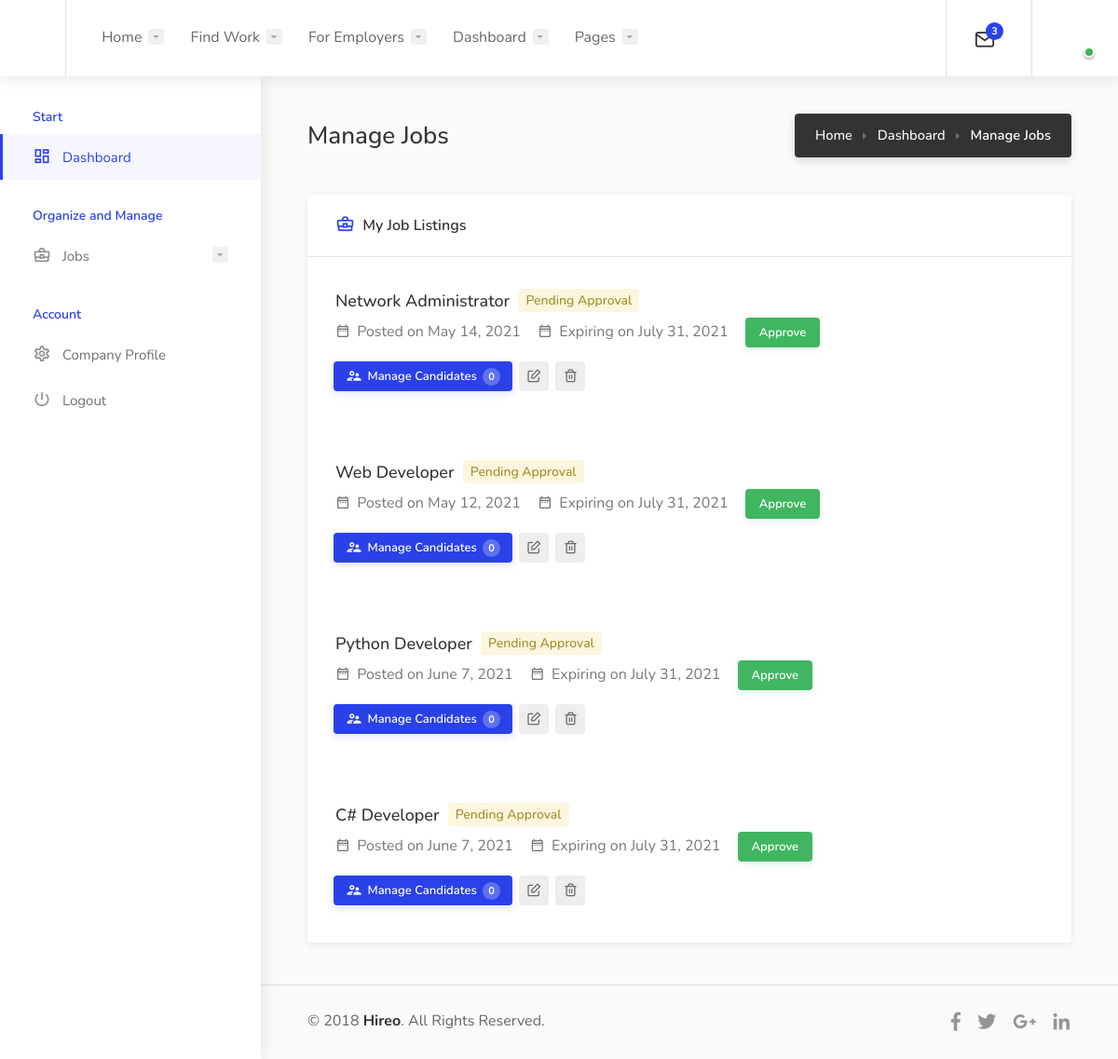
The app's page /manage-job/ (signed in) with its own data.
### techjobi/models.py (models this page shows)
class JobPost(models.Model):
    job_title = models.CharField(max_length=255, blank=True)
    job_type_choices = [
        ('Full Time', 'Full Time'),
        ('Part Time', 'Part Time'),
        ('Temporary', 'Temporary'),
    ]
    job_type = models.CharField(
        max_length=50,
        choices=job_type_choices
    )
    job_category_choices = [
        ('Hardware', 'Hardware'),
        ('Software/Web Development', 'Software/Web Development'),
        ('Data Science', 'Data Science'),
        ('Product Development-digital banking', 'Product development-digital banking'),
        ('Process ', 'Process'),
        ('Support specialist', 'Support specialist'),
    ]
    job_category = models.CharField(
        max_length=100,
        choices=job_category_choices
    )
    company_name = models.CharField(max_length=255, blank=True)
    location = models.CharField(max_length=255, blank=True)
    salary1 = models.FloatField(blank=True)
    salary2 = models.FloatField(blank=True)
    tags = models.CharField(max_length=255, blank=True)
    job_description = models.TextField( blank=True)
    file_upload = models.FileField(blank=True)
    status_choices = [
        ('Approved', 'Approved'),
        ('Expired', 'Expired'),
    ]
    status = models.CharField(
        max_length=50,
        default= 'Pending Approval',
        blank=True,
        choices=status_choices
    )
    deadline = models.DateField(null=True, blank=True )
    entry_date = models.DateField(auto_now_add=True )
    update_date = models.DateField(auto_now=True)
    class Meta:
        db_table = 'post'

### techjobi/views.py (the view)
# urls.py: path('manage-job/', views.manage_job, name='manage_job'),
@login_required(login_url ='index')
def manage_job(request):
    username = request.user
    company_details = Company.objects.get(username=username)
    company_name = company_details.company_name
    job_details = JobPost.objects.filter(company_name=company_name)
    context = {"job_details":job_details}
    return render(request, 'job/dashboard-manage-jobs.html', context)

### techjobi/templates/job/dashboard-manage-jobs.html (shortened to what this page needs)
{% extends "base/base.html" %}
{% load widget_tweaks %}
{% load crispy_forms_tags %}
{% load static %}
		{% block header %}
		{% include "base/header.html" %}
		{% endblock %}
		{% block content %}
<div class="dashboard-container">
	{% block dash-sidebar %}
	{% include "base/dash-sidebar.html" %}
	{% endblock %}
	<div class="dashboard-content-container" data-simplebar>
		<div class="dashboard-content-inner" >
			<div class="dashboard-headline">
				<h3>Manage Jobs</h3>
				<nav id="breadcrumbs" class="dark">
					<ul>
						<li><a href="#">Home</a></li>
						<li><a href="#">Dashboard</a></li>
						<li>Manage Jobs</li>
					</ul>
				</nav>
			</div>
			<div class="row">
				<div class="col-xl-12">
					<div class="dashboard-box margin-top-0">
						<div class="headline">
							<h3><i class="icon-material-outline-business-center"></i> My Job Listings</h3>
						</div>
						{% for items in job_details %}
						<div class="content">
							<ul class="dashboard-box-list">
								<li>
									<div class="job-listing">
										<div class="job-listing-details">
											<div class="job-listing-description">
												{% if items.status == 'Approved' %}
												<h3 class="job-listing-title"><a href="#">{{items.job_title}}</a> <span class="dashboard-status-button green"> {{items.status}}</span></h3>
												{% elif items.status ==  'Pending Approval' %}
												<h3 class="job-listing-title"><a href="#">{{items.job_title}}</a> <span class="dashboard-status-button yellow">{{items.status}}</span></h3>
												{% else %}
												<h3 class="job-listing-title"><a href="#">{{items.job_title}}</a> <span class="dashboard-status-button red">{{items.status}}</span></h3>
												{% endif %}
												<div class="job-listing-footer">
													<ul>
														<li><i class="icon-material-outline-date-range"></i> Posted on {{items.entry_date}}</li>
														<li><i class="icon-material-outline-date-range"></i> Expiring on {{items.deadline}}</li>
														<li>
															<button type="submit" class="button ripple-effect green" > Approve</button>
														</li>
													</ul>
												</div>
											</div>
										</div>
									</div>
									<div class="buttons-to-right always-visible">
										<a href="dashboard-manage-candidates.html" class="button ripple-effect"> Manage Candidates <span class="button-info">0</span></a>
										<a href="#" class="button gray ripple-effect ico" title="Edit" data-tippy-placement="top"></a>
										<a href="#" class="button gray ripple-effect ico" title="Remove" data-tippy-placement="top"></a>
									</div>
								</li>
							</ul>
						</div>
						{% endfor %}
					</div>
				</div>
			</div>
			<div class="dashboard-footer-spacer"></div>
			<div class="small-footer margin-top-15">
				<div class="small-footer-copyrights">
					© 2018 <strong>Hireo</strong>. All Rights Reserved.
				</div>
				<ul class="footer-social-links">
					<li>
						<a href="#" title="Facebook" data-tippy-placement="top">
							<i class="icon-brand-facebook-f"></i>
						</a>
					</li>
					<li>
						<a href="#" title="Twitter" data-tippy-placement="top">
							<i class="icon-brand-twitter"></i>
						</a>
					</li>
					<li>
						<a href="#" title="Google Plus" data-tippy-placement="top">
							<i class="icon-brand-google-plus-g"></i>
						</a>
					</li>
					<li>
						<a href="#" title="LinkedIn" data-tippy-placement="top">
							<i class="icon-brand-linkedin-in"></i>
						</a>
					</li>
				</ul>
			</div>
		</div>
	</div>
</div>
		{% endblock %}

### techjobi/templates/base/base.html (shortened to what this page needs)
{% load static %}
<!doctype html>
<html lang="en">
<head>
<link rel="stylesheet" href="{% static 'css/style.css' %}">
<link rel="stylesheet" href="{% static 'css/colors/blue.css' %}">
</head>
<body>
<div id="wrapper">
	{% block header %}
	{% endblock %}
	{% block content %}{% endblock %}
</div>
</body>
</html>

### techjobi/templates/base/header.html (shortened to what this page needs)
{% load static %}
<header id="header-container" class="fullwidth dashboard-header not-sticky">
	<div id="header">
		<div class="container">
			<div class="left-side">
				<div id="logo">
				</div>
				<nav id="navigation">
					<ul id="responsive">
						<li><a href="{% url 'home' %}" >Home</a>
						</li>
						{% if first_name != '' %}
						<li><a href="#">Find Work</a>
						</li>
						{% for group in user.groups.all %}
						{% if group.name == 'employer' %}
						<li><a href="#">For Employers</a>
						</li>
						{% endif %}
						{% endfor %}
						<li><a href="#">Dashboard</a>
						</li>
						<li><a href="#">Pages</a>
						</li>
						{% endif %}
					</ul>
				</nav>
			</div>
			<div class="right-side">
				<div class="header-widget hide-on-mobile">
					<div class="header-notifications">
						<div class="header-notifications-trigger">
							<a href="#"><i class="icon-feather-mail"></i><span>3</span></a>
						</div>
					</div>
				</div>
				<div class="header-widget">
					<div class="header-notifications user-menu">
						<div class="header-notifications-trigger">
							<a href="#"><div class="user-avatar status-online"><img src="{% static 'images/user-avatar-small-01.jpg' %}" alt=""></div></a>
						</div>
					</div>
				</div>
			</div>
		</div>
	</div>
</header>

### techjobi/templates/base/dash-sidebar.html (shortened to what this page needs)
	<div class="dashboard-sidebar">
		<div class="dashboard-sidebar-inner" data-simplebar>
			<div class="dashboard-nav-container">
				{% block navigation %}
				{% include 'base/navigation.html' %}
				{% endblock %}
			</div>
		</div>
	</div>

### techjobi/templates/base/navigation.html (shortened to what this page needs)
        {% if first_name != '' %}
        <div class="dashboard-nav">
            <div class="dashboard-nav-inner">
                <ul data-submenu-title="Start">
                    <li class="active"><a href="{% url 'dashboard' %}""><i class="icon-material-outline-dashboard"></i> Dashboard</a></li>
                </ul>
                {% for group in user.groups.all %}
						{% if group.name == 'employer' %}
                <ul data-submenu-title="Organize and Manage">
                    <li><a href="#"><i class="icon-material-outline-business-center"></i> Jobs</a>
                    </li>
                </ul>
                {% endif %}
                {% endfor %}
                <ul data-submenu-title="Account">
						{% for group in user.groups.all %}
						{% if group.name == 'candidate' %}
                    <li><a href="{% url 'profile_settings'  %}"><i class="icon-material-outline-settings"></i> User Profile </a></li>
                    {% else %}
                    <li><a href="{% url 'employer_settings'  %}"><i class="icon-material-outline-settings"></i> Company Profile</a></li>
                    {% endif %}
						{% endfor %}
                    <li><a href="{% url 'logout' %}"><i class="icon-material-outline-power-settings-new"></i> Logout</a></li>
                </ul>
            </div>
        </div>
        {% endif %}

### techjobi/static/css/colors/blue.css (style rules this page uses)
a, .header-widget .log-in-button:hover i, .notification-text span.color, .header-notifications-content .notification-text span.color, ul.user-menu-small-nav li a:hover, ul.user-menu-small-nav li a:hover i, #navigation ul li:hover a:after, #navigation ul li a.current, #navigation ul li a.current:after, #navigation ul li:hover a, #breadcrumbs ul li a:hover, #breadcrumbs.white ul li a:hover, .single-page-header .header-details li a:hover, .blog-post-content h3 a:hover, #posts-nav li a:hover, .task-tags span, .freelancer-detail-item a:hover, .list-4 li:before, .list-3 li:before, .list-2 li:before, .list-1 li:before, .share-buttons-content span strong, .keyword, .banner-headline strong.color, .category-box-icon, .recommended .pricing-plan-label, .recommended .pricing-plan-label strong, .boxed-widget.summary li.total-costs span, .testimonial-box:before, .single-counter h3, .popup-tabs-nav li.active a, .dialog-with-tabs .forgot-password:hover, .dropdown-menu > li > a:hover, .dropdown-menu > .active > a, .dropdown-menu > .active > a:hover, .bootstrap-select .dropdown-menu li.selected a span.check-mark:before, .bootstrap-select .dropdown-menu li.selected:hover a span.check-mark:before, .boxed-list-headline h3 i, .boxed-list-item .item-details .detail-item a:hover, .job-overview .job-overview-inner ul li i, .dashboard-nav ul:before, .dashboard-nav ul li.active-submenu a i, .dashboard-nav ul li.active a i, .dashboard-nav ul li:hover a i, .dashboard-nav ul li.active-submenu a, .dashboard-nav ul li:hover a, .dashboard-nav ul li.active a, .dashboard-nav ul li.active-submenu a:after, .dashboard-nav ul li.active a:after, .dashboard-nav ul li:hover a:after, .dashboard-box .headline h3 i, .help-icon, .header-widget .log-in-button:hover, .header-widget .log-in-button:hover i { color:#2a41e8; }
#backtotop a, .header-notifications-trigger span, a.header-notifications-button, #navigation ul ul.dropdown-nav ul.dropdown-nav li:hover a:after, #navigation ul ul.dropdown-nav li:hover a:after, .mm-menu em.mm-counter, .language-switcher.bootstrap-select.btn-group.open button, .language-switcher.bootstrap-select.btn-group button:hover, .footer-links ul li a span:before, .newsletter button, .pagination ul li a.current-page, a.blog-post-info:hover, #posts-nav li a:hover span, .comment-by a.reply:hover, .contact-address-headline:after, .enable-filters-button span, .enable-filters-button i, .job-listing.with-apply-button:hover .list-apply-button, .letters-list a.current, span.button, button.button, input[type="button"], input[type="submit"], a.button, .list-1 li:before, mark.color, table.basic-table th, .copy-url .copy-url-button, .keyword-input-container .keyword-input-button, .tags-container input[type="checkbox"]:checked + label, input:checked + .switch-button, .radio input[type="radio"] + label .radio-label:after, .uploadButton .uploadButton-button:hover, .pricing-plan .button:hover, .pricing-plan.recommended .button, .pricing-plan .recommended-badge, .payment-tab-trigger > input:checked ~ label::after, .breathing-icon, .icon-box-check, .testimonial-author span, .qtyInc:hover, .qtyDec:hover, #sign-in-dialog .mfp-close:hover, #small-dialog-1 .mfp-close:hover, #small-dialog-2 .mfp-close:hover, #small-dialog-3 .mfp-close:hover, #small-dialog-4 .mfp-close:hover, #small-dialog .mfp-close:hover, .slider-selection, .cluster-visible, .marker-container, .custom-zoom-in:hover, .custom-zoom-out:hover, #geoLocation:hover, #streetView:hover, #scrollEnabling:hover, #scrollEnabling.enabled, a.apply-now-button, a.attachment-box:hover, .freelancer-indicators .indicator-bar span, .dashboard-nav ul li span.nav-tag, .dashboard-box .button.dark:not(.ico):hover, .messages-inbox ul li:before, .message-by h5 i, .message-bubble.me .message-text { background-color:#2a41e8; }
.payment-tab-trigger > input:checked ~ label::before, .dashboard-nav ul li.active-submenu, .dashboard-nav ul li.active, .dashboard-nav ul li:hover { border-color:#2a41e8; }
span.button, button.button, input[type="button"], input[type="submit"], a.button { box-shadow: 0 4px 12px rgba(42,65,232,0.15); }
.dashboard-nav ul li.active-submenu, .dashboard-nav ul li.active, .dashboard-nav ul li:hover { background-color: rgba(42,65,232,0.04); }
.dashboard-nav ul li.active-submenu a:after, .dashboard-nav ul li.active a:after, .dashboard-nav ul li:hover a:after { background: rgba(42,65,232,0.13); }
.dashboard-box-list .button { box-shadow: 0 3px 8px rgba(42,65,232,0.15); }

### records on screen
JobPost: job_title "Network Administrator", status "Pending Approval", entry_date "May 14, 2021", deadline "July 31, 2021"
JobPost: job_title "Web Developer", status "Pending Approval", entry_date "May 12, 2021", deadline "July 31, 2021"
JobPost: job_title "Python Developer", status "Pending Approval", entry_date "June 7, 2021", deadline "July 31, 2021"
JobPost: job_title "C# Developer", status "Pending Approval", entry_date "June 7, 2021", deadline "July 31, 2021"
